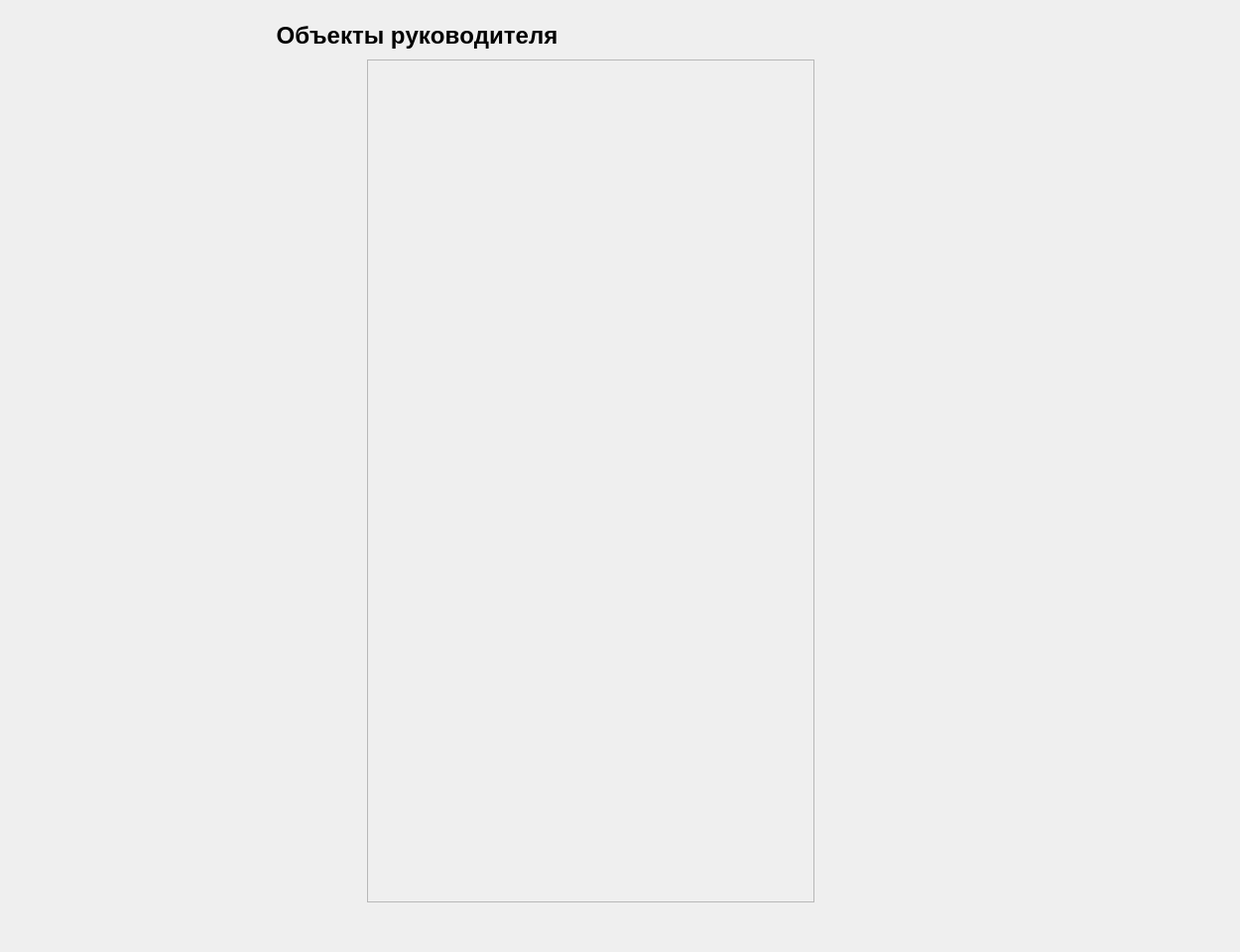
<?xml version="1.0" encoding="UTF-8"?>
<ui version="4.0">
 <class>mainFrame</class>
 <widget class="QFrame" name="mainFrame">
  <property name="geometry">
   <rect>
    <x>0</x>
    <y>0</y>
    <width>1250</width>
    <height>960</height>
   </rect>
  </property>
  <property name="windowTitle">
   <string>Frame</string>
  </property>
  <property name="frameShape">
   <enum>QFrame::NoFrame</enum>
  </property>
  <property name="frameShadow">
   <enum>QFrame::Raised</enum>
  </property>
  <widget class="QLabel" name="label">
   <property name="geometry">
    <rect>
     <x>20</x>
     <y>10</y>
     <width>801</width>
     <height>51</height>
    </rect>
   </property>
   <property name="font">
    <font>
     <pointsize>18</pointsize>
     <weight>75</weight>
     <bold>true</bold>
     <kerning>false</kerning>
    </font>
   </property>
   <property name="frameShape">
    <enum>QFrame::NoFrame</enum>
   </property>
   <property name="text">
    <string>Объекты руководителя</string>
   </property>
   <property name="alignment">
    <set>Qt::AlignCenter</set>
   </property>
  </widget>
  <widget class="QFrame" name="frameCh">
   <property name="geometry">
    <rect>
     <x>370</x>
     <y>60</y>
     <width>451</width>
     <height>850</height>
    </rect>
   </property>
   <property name="frameShape">
    <enum>QFrame::StyledPanel</enum>
   </property>
   <property name="frameShadow">
    <enum>QFrame::Raised</enum>
   </property>
   <widget class="QWidget" name="gridLayoutWidget">
    <property name="geometry">
     <rect>
      <x>0</x>
      <y>20</y>
      <width>451</width>
      <height>811</height>
     </rect>
    </property>
    <layout class="QGridLayout" name="gridChannel">
     <property name="leftMargin">
      <number>20</number>
     </property>
     <property name="rightMargin">
      <number>20</number>
     </property>
    </layout>
   </widget>
  </widget>
  <widget class="QWidget" name="StateChanWidget" native="true">
   <property name="geometry">
    <rect>
     <x>10</x>
     <y>60</y>
     <width>344</width>
     <height>850</height>
    </rect>
   </property>
  </widget>
  <widget class="QWidget" name="RmoWidget" native="true">
   <property name="geometry">
    <rect>
     <x>835</x>
     <y>0</y>
     <width>410</width>
     <height>821</height>
    </rect>
   </property>
  </widget>
  <widget class="QWidget" name="ObjPAWidget" native="true">
   <property name="geometry">
    <rect>
     <x>835</x>
     <y>819</y>
     <width>410</width>
     <height>91</height>
    </rect>
   </property>
  </widget>
 </widget>
 <resources/>
 <connections/>
</ui>
